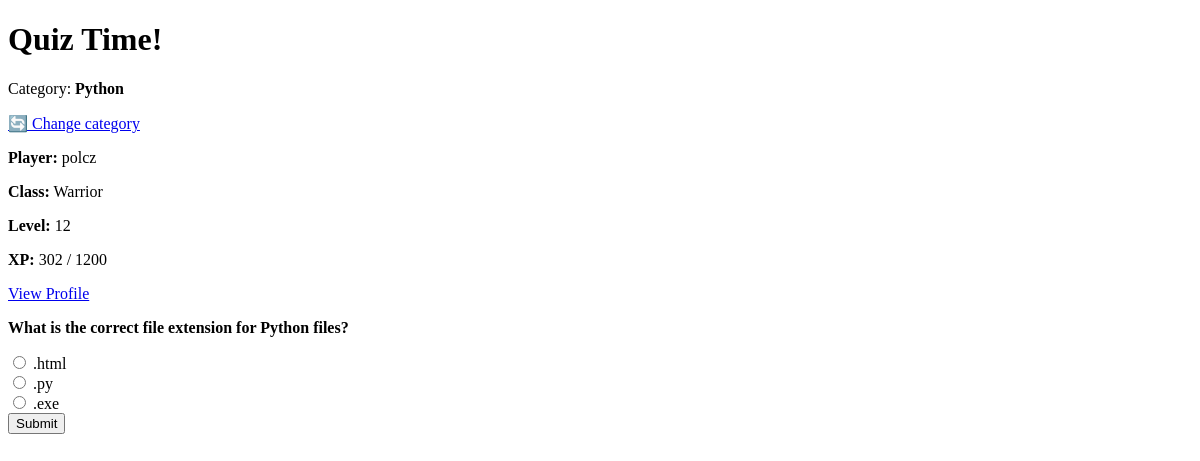
Page /quiz/ (signed in) on the earlier database version.
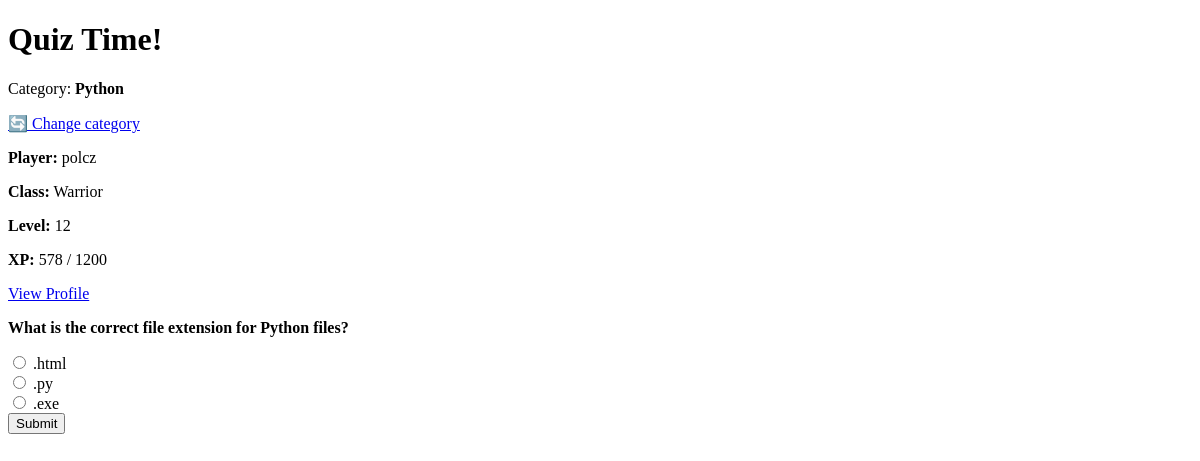
Same page on the later database version.
### game/models.py (models this page shows, shortened)
class Character(models.Model):
    CLASS_CHOICES = [
        ("warrior", "Warrior"),
        ("mage", "Mage"),
        ("rogue", "Rogue"),
    ]
    user = models.OneToOneField(User, on_delete=models.CASCADE)
    name = models.CharField(max_length=100)
    character_class = models.CharField(
        max_length=20, choices=CLASS_CHOICES, default="warrior"
    )
    level = models.IntegerField(default=1)
    experience = models.IntegerField(default=0)
    items = models.ManyToManyField("Item", related_name="characters", blank=True)
    equipped_head = models.ForeignKey(
        "Item",
        null=True,
        blank=True,
        related_name="equipped_on_head",
        on_delete=models.SET_NULL,
    )
    equipped_body = models.ForeignKey(
        "Item",
        null=True,
        blank=True,
        related_name="equipped_on_body",
        on_delete=models.SET_NULL,
    )
    equipped_legs = models.ForeignKey(
        "Item",
        null=True,
        blank=True,
        related_name="equipped_on_legs",
        on_delete=models.SET_NULL,
    )
    equipped_feet = models.ForeignKey(
        "Item",
        null=True,
        blank=True,
        related_name="equipped_on_feet",
        on_delete=models.SET_NULL,
    )
    equipped_hand_right = models.ForeignKey(
        "Item",
        null=True,
        blank=True,
        related_name="equipped_on_hand_right",
        on_delete=models.SET_NULL,
    )
    equipped_hand_left = models.ForeignKey(
        "Item",
        null=True,
        blank=True,
        related_name="equipped_on_hand_left",
        on_delete=models.SET_NULL,
    )
    strength = models.IntegerField(default=5)
    intelligence = models.IntegerField(default=5)
    agility = models.IntegerField(default=5)
    luck = models.IntegerField(default=5)
    stat_points = models.IntegerField(default=0)
    gold = models.IntegerField(default=0)
    class XpReward(TypedDict):
        total: int
        base: int
        strength_bonus: int
        intelligence_bonus: int
        double: bool

### game/views.py (the view, shortened to what this page needs)
# urls.py: path("quiz/", views.quiz_view, name="quiz"),
@login_required
def quiz_view(request):
    character, created = Character.objects.get_or_create(
        user=request.user,
        defaults={"name": request.user.username},
    )
    category_id = request.session.get("selected_category")
    questions = Question.objects.all()
    if category_id:
        questions = questions.filter(category_id=category_id)
    if not questions.exists():
        return render(request, "game/no_questions.html", {"category_id": category_id})
    if not character.character_class:
        return redirect("choose_class")
    feedback = request.session.pop("feedback", None)
    question = random.choice(questions)
    return render(
        request,
        "game/quiz.html",
        {"question": question, "character": character, "feedback": feedback},
    )

### game/templates/game/quiz.html (shortened to what this page needs)
<!DOCTYPE html>
<html>
<head>
</head>
<body>
    <h1>Quiz Time!</h1>
    {% if question.category %}
        <p>Category: <strong>{{ question.category.name }}</strong></p>
    {% endif %}
    <p>
        <a href="{% url 'clear_category' %}">🔄 Change category</a>
    </p>
    <p><strong>Player:</strong> {{ character.name }}</p>
    <p><strong>Class:</strong> {{ character.get_character_class_display }}</p>
    <p><strong>Level:</strong> {{ character.level }}</p>
    <p><strong>XP:</strong> {{ character.experience }} / {{ character.level|add:"0" }}00</p>
    <p><a href="{% url 'profile' %}">View Profile</a></p>
    <p><strong>{{ question.text }}</strong></p>
    <form method="post">
        {% for answer in question.answers.all %}
            <label>
                <input type="radio" name="answer" value="{{ answer.id }}">
                {{ answer.text }}
            </label><br>
        {% endfor %}
        <button type="submit">Submit</button>
    </form>
</body>
</html>

Differences in the rows shown:
changed Character "polcz": experience "302" → "578"
